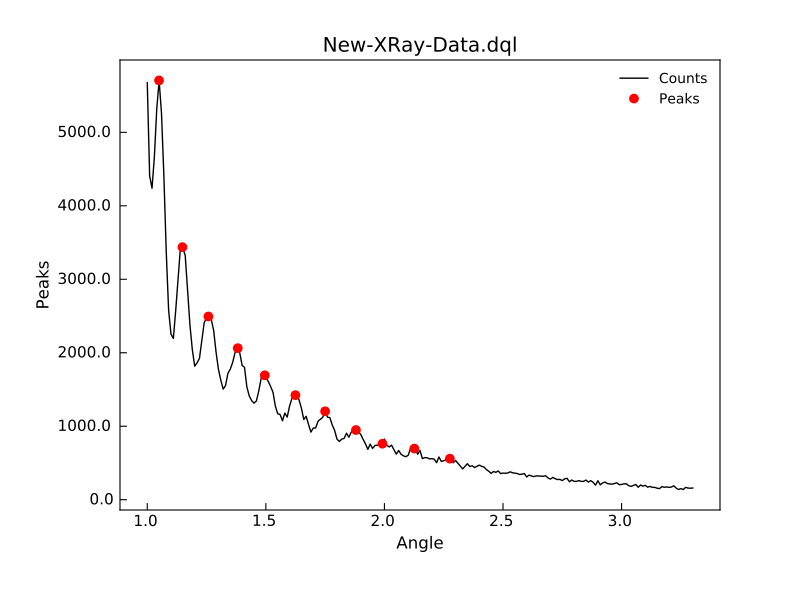

Python code for this plot:
"""Detect peaks in a dataset."""

from Stoner import Data

d = Data("../../sample-data/New-XRay-Data.dql")
d.plot()
d.peaks(width=0.08, poly=4, significance=100, modify=True)
d.labels[1] = "Peaks"
d.plot(fmt="ro")
